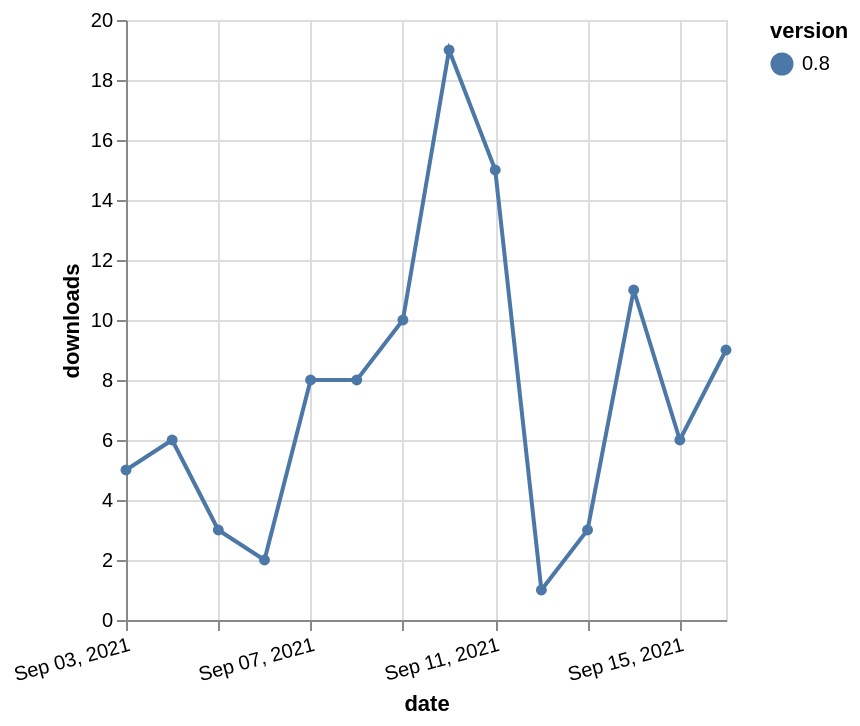

Here is the Vega-Lite specification saved for this chart:
### Vega-Lite specification from a JSON file in a GitHub repository (floating-point values rounded to 4 significant figures)
{"$schema": "https://vega.github.io/schema/vega-lite/v5.json", "description": "A simple bar chart with embedded data.", "data": {"values": [{"date": "2021-09-03", "total": 5019, "delta": 5, "version": "0.8"}, {"date": "2021-09-04", "total": 5025, "delta": 6, "version": "0.8"}, {"date": "2021-09-05", "total": 5028, "delta": 3, "version": "0.8"}, {"date": "2021-09-06", "total": 5030, "delta": 2, "version": "0.8"}, {"date": "2021-09-07", "total": 5038, "delta": 8, "version": "0.8"}, {"date": "2021-09-08", "total": 5046, "delta": 8, "version": "0.8"}, {"date": "2021-09-09", "total": 5056, "delta": 10, "version": "0.8"}, {"date": "2021-09-10", "total": 5075, "delta": 19, "version": "0.8"}, {"date": "2021-09-11", "total": 5090, "delta": 15, "version": "0.8"}, {"date": "2021-09-12", "total": 5091, "delta": 1, "version": "0.8"}, {"date": "2021-09-13", "total": 5094, "delta": 3, "version": "0.8"}, {"date": "2021-09-14", "total": 5105, "delta": 11, "version": "0.8"}, {"date": "2021-09-15", "total": 5111, "delta": 6, "version": "0.8"}, {"date": "2021-09-16", "total": 5120, "delta": 9, "version": "0.8"}]}, "width": "container", "mark": {"type": "line", "point": {"filled": true}}, "encoding": {"x": {"field": "date", "type": "temporal", "timeUnit": "yearmonthdate", "title": "date", "axis": {"labelAngle": -15}}, "y": {"field": "delta", "type": "quantitative", "title": "downloads"}, "color": {"field": "version", "type": "nominal"}, "tooltip": {"field": "delta"}}}
